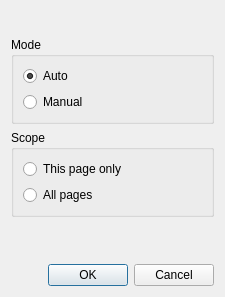
<ui version="4.0" >
 <class>PageSplitModeDialog</class>
 <widget class="QDialog" name="PageSplitModeDialog" >
  <property name="windowModality" >
   <enum>Qt::WindowModal</enum>
  </property>
  <property name="geometry" >
   <rect>
    <x>0</x>
    <y>0</y>
    <width>225</width>
    <height>297</height>
   </rect>
  </property>
  <property name="windowTitle" >
   <string>Split Pages</string>
  </property>
  <layout class="QVBoxLayout" >
   <item>
    <layout class="QHBoxLayout" >
     <item>
      <spacer>
       <property name="orientation" >
        <enum>Qt::Horizontal</enum>
       </property>
       <property name="sizeHint" stdset="0" >
        <size>
         <width>40</width>
         <height>20</height>
        </size>
       </property>
      </spacer>
     </item>
     <item>
      <widget class="QLabel" name="layoutTypeLabel" >
       <property name="pixmap" >
        <pixmap resource="../../../resources/resources.qrc" >:/icons/layout_type_auto.png</pixmap>
       </property>
      </widget>
     </item>
     <item>
      <spacer>
       <property name="orientation" >
        <enum>Qt::Horizontal</enum>
       </property>
       <property name="sizeHint" stdset="0" >
        <size>
         <width>40</width>
         <height>20</height>
        </size>
       </property>
      </spacer>
     </item>
    </layout>
   </item>
   <item>
    <widget class="QGroupBox" name="groupBox" >
     <property name="title" >
      <string>Mode</string>
     </property>
     <layout class="QVBoxLayout" >
      <item>
       <widget class="QRadioButton" name="modeAuto" >
        <property name="text" >
         <string>Auto</string>
        </property>
        <property name="checked" >
         <bool>true</bool>
        </property>
       </widget>
      </item>
      <item>
       <widget class="QRadioButton" name="modeManual" >
        <property name="text" >
         <string>Manual</string>
        </property>
       </widget>
      </item>
     </layout>
    </widget>
   </item>
   <item>
    <widget class="QGroupBox" name="groupBox_2" >
     <property name="title" >
      <string>Scope</string>
     </property>
     <layout class="QVBoxLayout" >
      <item>
       <widget class="QRadioButton" name="scopeThisPage" >
        <property name="text" >
         <string>This page only</string>
        </property>
        <property name="checked" >
         <bool>false</bool>
        </property>
       </widget>
      </item>
      <item>
       <widget class="QRadioButton" name="scopeAllPages" >
        <property name="text" >
         <string>All pages</string>
        </property>
       </widget>
      </item>
     </layout>
    </widget>
   </item>
   <item>
    <spacer>
     <property name="orientation" >
      <enum>Qt::Vertical</enum>
     </property>
     <property name="sizeHint" stdset="0" >
      <size>
       <width>20</width>
       <height>40</height>
      </size>
     </property>
    </spacer>
   </item>
   <item>
    <widget class="QDialogButtonBox" name="buttonBox" >
     <property name="orientation" >
      <enum>Qt::Horizontal</enum>
     </property>
     <property name="standardButtons" >
      <set>QDialogButtonBox::Cancel|QDialogButtonBox::Ok</set>
     </property>
    </widget>
   </item>
  </layout>
 </widget>
 <resources>
  <include location="../../../resources/resources.qrc" />
 </resources>
 <connections>
  <connection>
   <sender>buttonBox</sender>
   <signal>rejected()</signal>
   <receiver>PageSplitModeDialog</receiver>
   <slot>reject()</slot>
   <hints>
    <hint type="sourcelabel" >
     <x>316</x>
     <y>260</y>
    </hint>
    <hint type="destinationlabel" >
     <x>286</x>
     <y>274</y>
    </hint>
   </hints>
  </connection>
 </connections>
</ui>
